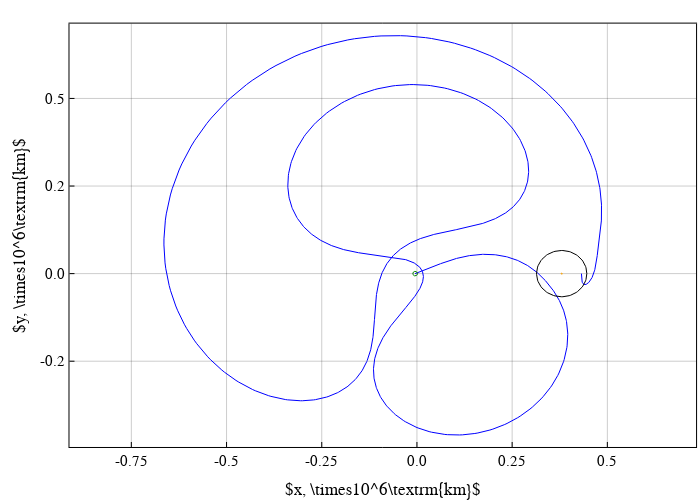

The notebook cell saved with this chart:
### Code cell
svf = [x_lpo, y_lpo, z_lpo, vx_lpo, vy_lpo, vz_lpo, 1.0]
tspan = [0, -tof]
params = [
    param3b.mu2, param3b.mus, param3b.as, pi - θsf, param3b.oml, param3b.omb, 
    1.0, 0.0, 0.0, 
    paramMulti.mdot, paramMulti.tmax, dir_func, param3b.tstar
]
prob = ODEProblem(SailorMoon.rhs_bcr4bp_sb1frame2_thrust_bal!, svf, tspan, params)
sol = solve(prob, Tsit5(); reltol=1e-12, abstol=1e-12)

# convert the trajectory (SB1 frame) to EMrot frame

sol_EMrot = zeros(size(sol.u, 1), 7)
for (i, x) in enumerate(sol.u)
    t = sol.t[i]
    θm = (pi - θsf) + param3b.oml * t
    sol_EMrot[i,1:6] = SailorMoon.transform_SunB1_to_EMrot(x[1:6], θm, param3b.oml, param3b.as)
    sol_EMrot[i,1:6] = sol_EMrot[i,1:6] * param3b.lstar
#     println(sol_EMrot_[i,1:6])

    sol_EMrot[i,7]   = x[7]
end

tleo = sol.t[end]
uleo = sol.u[end]
println(uleo)
θmleo = (pi - θsf) + param3b.oml * tleo
uleo_EMrot = SailorMoon.transform_SunB1_to_EMrot(uleo[1:6], θmleo, param3b.oml, param3b.as)
println(uleo_EMrot)


pcart = plot(
    size=(700,500), frame_style=:box, aspect_ratio=:equal, grid=0.4, legend=false, 
    xlabel=L"x, \times10^6\textrm{km}", 
#     ylabel = "test",
    ylabel=L"y, \times10^6\textrm{km}",
    colorbar_titlefontsize=fs,
    fontsize=fs, xlabelfontsize=fs, ylabelfontsize=fs, xtickfontsize=fs-1, ytickfontsize=fs-1, legendfontsize=fs-1
);

plot!(pcart, sol_EMrot[:,1], sol_EMrot[:,2], c=:blue, lw=1.0)
plot!(pcart, earth[1,:], earth[2,:], c=:green, lw=1.0, label="earth")
plot!(pcart, moon[1,:], moon[2,:], c=:orange, lw=1.0, label="moon")
plot!(pcart, moon_soi_outer[1,:], moon_soi_outer[2,:], c=:black, lw=1.0, label="moon_soi_outer",
    xaxis=(formatter=x->string(round(x / 10^6; digits=2))),
    yaxis=(formatter=y->string(round(y / 10^6; digits=1))),
)
